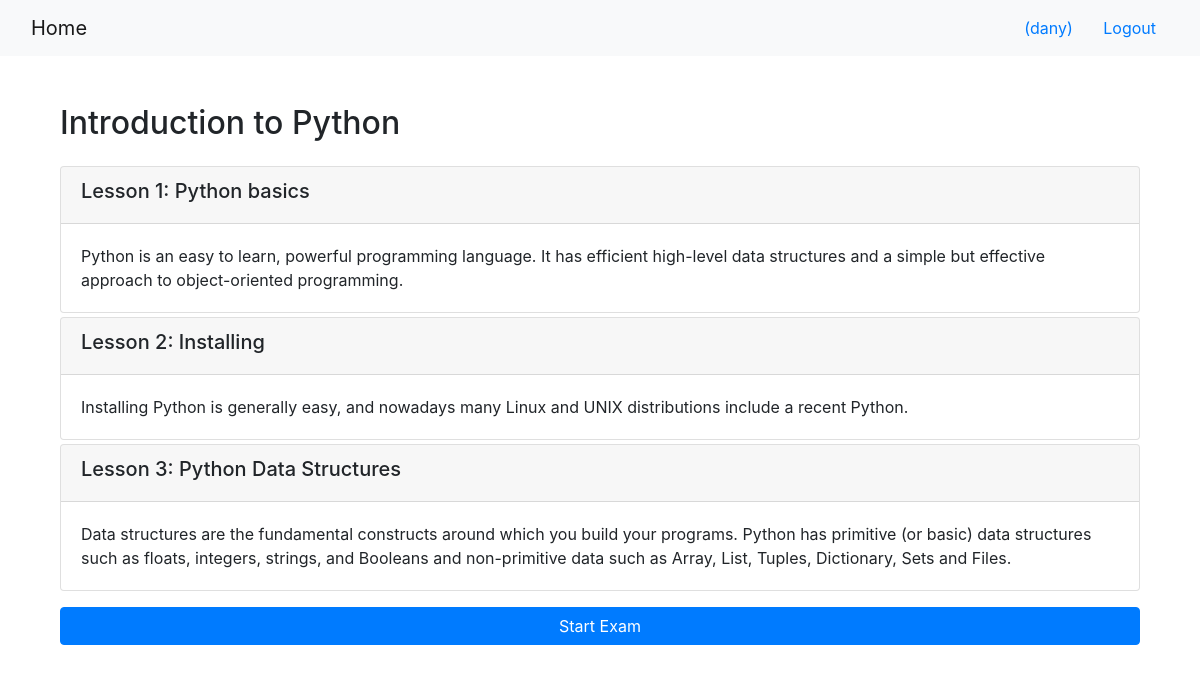
/onlinecourse/1/ (signed in), run on the app's committed database.
### onlinecourse/models.py (models this page shows, shortened)
class Course(models.Model):
    name = models.CharField(null=False, max_length=30, default='online course')
    image = models.ImageField(upload_to='course_images/')
    description = models.CharField(max_length=1000)
    pub_date = models.DateField(null=True)
    instructors = models.ManyToManyField(Instructor)
    users = models.ManyToManyField(settings.AUTH_USER_MODEL, through='Enrollment')
    total_enrollment = models.IntegerField(default=0)
    is_enrolled = False

class Lesson(models.Model):
    title = models.CharField(max_length=200, default="title")
    order = models.IntegerField(default=0)
    course = models.ForeignKey(Course, on_delete=models.CASCADE)
    content = models.TextField()

### onlinecourse/views.py (the view)
# urls.py: path('<int:pk>/', views.CourseDetailView.as_view(), name='course_details'),
class CourseDetailView(generic.DetailView):
    model = Course
    template_name = 'onlinecourse/course_detail_bootstrap.html'

### onlinecourse/templates/onlinecourse/course_detail_bootstrap.html (shortened to what this page needs)
<!DOCTYPE html>
<html lang="en">
<head>
     {% load static %}
    <link rel="stylesheet" href="https://maxcdn.bootstrapcdn.com/bootstrap/4.5.2/css/bootstrap.min.css">
</head>
<body>
    <nav class="navbar navbar-light bg-light">
        <div class="container-fluid">
            <div class="navbar-header">
                  <a class="navbar-brand" href="{% url 'onlinecourse:index' %}">Home</a>
            </div>
            <ul class="nav navbar-nav navbar-right">
                {% if user.is_authenticated %}
                <li>
                    <a class="btn btn-link" href="#">{{ user.first_name }}({{ user.username }})</a>
                    <a class="btn btn-link" href="{% url 'onlinecourse:logout' %}">Logout</a>
                </li>
                {% endif %}
            </ul>
        </div>
    </nav>
    <div class="container mt-5 mb-5">
        <div class="container-fluid">
                <h2>{{ course.name }}</h2>
                <div class="card-columns-vertical mt-4 mb-3">
                    {% for lesson in course.lesson_set.all %}
                        <div class="card mt-1">
                            <div class="card-header"><h5>Lesson {{lesson.order|add:1}}: {{lesson.title}}</h5></div>
                            <div class="card-body">{{lesson.content}}</div>
                        </div>
                    {% endfor %}
                </div>
                {% if user.is_authenticated %}
                <button type="button" class="btn btn-primary btn-block" data-toggle="collapse" data-target="#exam">Start Exam</button>
            {% endif %}
        </div>
    </div>
</body>
</html>

### data on the page
Course: name "Introduction to Python"
Lesson: order|add "1", title "Python basics", content "Python is an easy to learn, powerful programming language. It has efficient high-level data structures and a simple but effective approach to object-oriented programming."
Lesson: order|add "2", title "Installing", content "Installing Python is generally easy, and nowadays many Linux and UNIX distributions include a recent Python."
Lesson: order|add "3", title "Python Data Structures", content "Data structures are the fundamental constructs around which you build your programs. Python has primitive (or basic) data structures such as floats, integers, strings, and Booleans and non-primitive data such as Array, List, Tuples, Dictionary, Sets and Files."

### other printed values
{{ user.username }} "dany"
